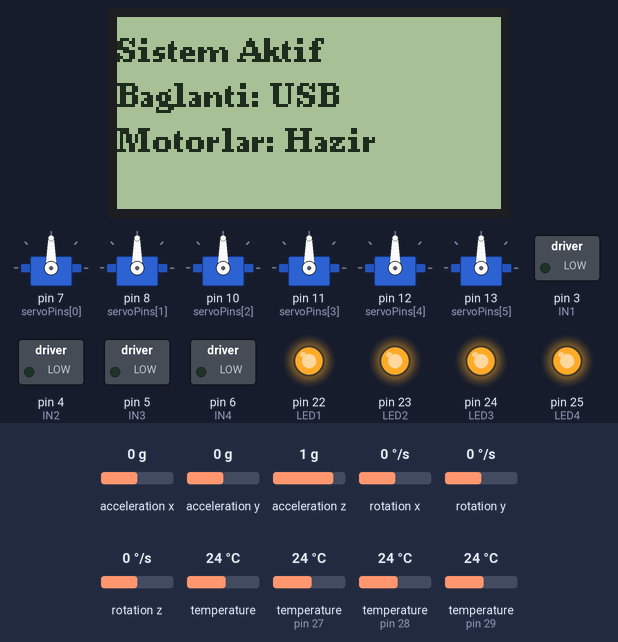
Bench run of a sketch on a simulated Arduino Mega 2560, built with avr-gcc and run on an emulated ATmega2560. On the bench: 6 × servo, 128×64 one-colour display, switched loads named in the sketch (green lamp = pin HIGH), output pins drawn as LEDs (lit = HIGH). The inputs (shaded band) are chosen by the test bench; at power-on: acceleration x 0 g, acceleration y 0 g, acceleration z 1 g, rotation x 0 °/s, rotation y 0 °/s, rotation z 0 °/s, temperature 24 °C, temperature (sensors on pin 27, pin 28, pin 29) 24 °C. What the sketch prints to the serial monitor is not drawn.

Above: at 1.2 s.

The sketch:

araba_kontrol.ino
```cpp
#include <Servo.h>
#include <OneWire.h>
#include <DallasTemperature.h>
#include <Wire.h>
#include <Adafruit_MPU6050.h>
#include <Adafruit_Sensor.h>
#include <U8g2lib.h>

// --- PİN TANIMLAMALARI ---
// Motor Sürücü (L298N)
#define IN1 3
#define IN2 4
#define IN3 5
#define IN4 6

// LED'ler
#define LED1 22
#define LED2 23
#define LED3 24
#define LED4 25

// Servo Motorlar
Servo servo1, servo2, servo3, servo4, servo5, servo6;
int servoPins[6] = {7, 8, 10, 11, 12, 13};

// Sıcaklık Sensörleri (DS18B20)
OneWire oneWire1(27); DallasTemperature sensor1(&oneWire1);
OneWire oneWire2(28); DallasTemperature sensor2(&oneWire2);
OneWire oneWire3(29); DallasTemperature sensor3(&oneWire3);

// MPU6050 ve OLED Ekran
Adafruit_MPU6050 mpu;
U8G2_SSD1106_128X64_NONAME_F_HW_I2C u8g2(U8G2_R0, /* reset=*/ U8X8_PIN_NONE);
bool mpuReady = false;

// Zamanlayıcı
unsigned long lastSendTime = 0;
const int sendInterval = 1000;

void setup() {
  Serial.begin(115200);

  // Motor ve LED Pin Ayarları
  pinMode(IN1, OUTPUT); pinMode(IN2, OUTPUT);
  pinMode(IN3, OUTPUT); pinMode(IN4, OUTPUT);
  pinMode(LED1, OUTPUT); pinMode(LED2, OUTPUT);
  pinMode(LED3, OUTPUT); pinMode(LED4, OUTPUT);

  // Araba ilk açıldığında durduğu için LED'leri YAK
  setCarLEDs(true);

  // Servoları Başlat
  servo1.attach(servoPins[0]); servo2.attach(servoPins[1]);
  servo3.attach(servoPins[2]); servo4.attach(servoPins[3]);
  servo5.attach(servoPins[4]); servo6.attach(servoPins[5]);

  // Sensörleri Başlat
  sensor1.begin(); sensor2.begin(); sensor3.begin();
  sensor1.setWaitForConversion(false);
  sensor2.setWaitForConversion(false);
  sensor3.setWaitForConversion(false);
  sensor1.requestTemperatures();
  sensor2.requestTemperatures();
  sensor3.requestTemperatures();

  Wire.begin();
  mpuReady = mpu.begin();
  if (!mpuReady) {
    Serial.println("MPU6050 Bulunamadi!");
  }

  u8g2.begin();
  u8g2.setFont(u8g2_font_ncenB08_tr);
}

void loop() {
  // Web Sitesinden Gelen Komutları Oku
  if (Serial.available() > 0) {
    String command = Serial.readStringUntil('\n');
    command.trim();
    processCommand(command);
  }

  // Sensör Verilerini Gönder
  if (millis() - lastSendTime >= sendInterval) {
    lastSendTime = millis();
    sendSensorData();
    updateDisplay();
  }
}

// --- LED YÖNETİM FONKSİYONU ---
void setCarLEDs(bool durum) {
  if (durum == true) { // Duruyor = LED'ler Yansın
    digitalWrite(LED1, HIGH); digitalWrite(LED2, HIGH);
    digitalWrite(LED3, HIGH); digitalWrite(LED4, HIGH);
  } else { // Hareket Ediyor = LED'ler Sönsün
    digitalWrite(LED1, LOW); digitalWrite(LED2, LOW);
    digitalWrite(LED3, LOW); digitalWrite(LED4, LOW);
  }
}

// --- KOMUT İŞLEME VE YÖN KONTROLÜ ---
void processCommand(String cmd) {
  // Örnek Komutlar:
  // "MOT:F" (İleri), "MOT:B" (Geri), "MOT:L" (Sol), "MOT:R" (Sağ), "MOT:S" (Dur)

  if (cmd.startsWith("MOT:")) {
    char dir = cmd.charAt(4);

    if (dir == 'F') { // İLERİ: Tüm motorlar ileri
      digitalWrite(IN1, HIGH); digitalWrite(IN2, LOW);
      digitalWrite(IN3, HIGH); digitalWrite(IN4, LOW);
      setCarLEDs(false); // Hareket başladı -> LED'leri kapat
    }
    else if (dir == 'B') { // GERİ: Tüm motorlar geri
      digitalWrite(IN1, LOW); digitalWrite(IN2, HIGH);
      digitalWrite(IN3, LOW); digitalWrite(IN4, HIGH);
      setCarLEDs(false); // Hareket başladı -> LED'leri kapat
    }
    else if (dir == 'L') { // SOLA DÖN: Sol motorlar geri, sağ motorlar ileri
      digitalWrite(IN1, LOW); digitalWrite(IN2, HIGH);
      digitalWrite(IN3, HIGH); digitalWrite(IN4, LOW);
      setCarLEDs(false); // Hareket başladı -> LED'leri kapat
    }
    else if (dir == 'R') { // SAĞA DÖN: Sol motorlar ileri, sağ motorlar geri
      digitalWrite(IN1, HIGH); digitalWrite(IN2, LOW);
      digitalWrite(IN3, LOW); digitalWrite(IN4, HIGH);
      setCarLEDs(false); // Hareket başladı -> LED'leri kapat
    }
    else if (dir == 'S') { // DUR: Tüm motorlar stop
      digitalWrite(IN1, LOW); digitalWrite(IN2, LOW);
      digitalWrite(IN3, LOW); digitalWrite(IN4, LOW);
      setCarLEDs(true); // Araba durdu -> LED'leri yak
    }
  }
  // SERVO KONTROLÜ
  else if (cmd.startsWith("SRV:")) {
    int sIndex = cmd.substring(4, 5).toInt();
    int angle = cmd.substring(6).toInt();
    if (sIndex == 1) servo1.write(angle);
    else if (sIndex == 2) servo2.write(angle);
    else if (sIndex == 3) servo3.write(angle);
    else if (sIndex == 4) servo4.write(angle);
    else if (sIndex == 5) servo5.write(angle);
    else if (sIndex == 6) servo6.write(angle);
  }
}

// --- SENSÖR VERİLERİ ---
void sendSensorData() {
  float t1 = sensor1.getTempCByIndex(0);
  float t2 = sensor2.getTempCByIndex(0);
  float t3 = sensor3.getTempCByIndex(0);

  sensor1.requestTemperatures();
  sensor2.requestTemperatures();
  sensor3.requestTemperatures();

  sensors_event_t a, g, temp;
  if (mpuReady) {
    mpu.getEvent(&a, &g, &temp);
  }

  Serial.print("{\"T1\":"); Serial.print(t1);
  Serial.print(",\"T2\":"); Serial.print(t2);
  Serial.print(",\"T3\":"); Serial.print(t3);
  if (mpuReady) {
    Serial.print(",\"AccelX\":"); Serial.print(a.acceleration.x);
    Serial.print(",\"AccelY\":"); Serial.print(a.acceleration.y);
  }
  Serial.println("}");
}

// --- OLED EKRAN ---
void updateDisplay() {
  u8g2.clearBuffer();
  u8g2.setCursor(0, 15);
  u8g2.print("Sistem Aktif");
  u8g2.setCursor(0, 30);
  u8g2.print("Baglanti: USB");
  u8g2.setCursor(0, 45);
  u8g2.print("Motorlar: Hazir");
  u8g2.sendBuffer();
}
```
